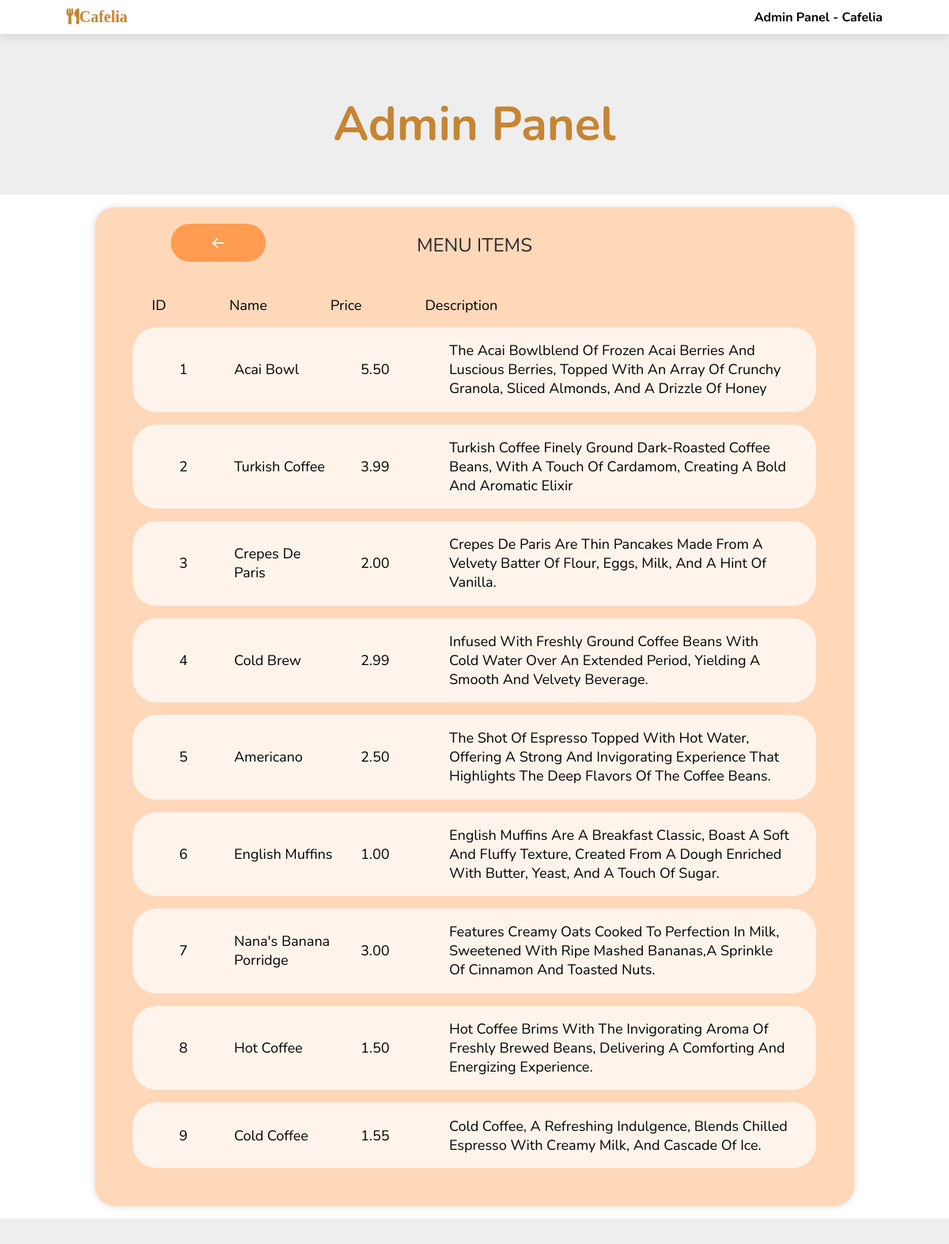
Screenshot of /view-menu.php with the database file from the repository.
### tables this page shows
CREATE TABLE `menu` (
  `itemID` int(11) NOT NULL,
  `itemName` varchar(30) NOT NULL,
  `image` varchar(50) NOT NULL,
  `price` float(5,2) NOT NULL,
  `description` varchar(300) NOT NULL
);

### src/view-menu.php (the view, shortened to what this page needs)
<!DOCTYPE html>
<html lang="en">
<head>
    <link rel="stylesheet" href="https://unpkg.com/swiper/swiper-bundle.min.css" />
	<link href="https://unpkg.com/boxicons@2.1.4/css/boxicons.min.css" rel="stylesheet">
    <link rel="stylesheet" href="https://cdnjs.cloudflare.com/ajax/libs/font-awesome/5.15.3/css/all.min.css">
    <link rel="stylesheet" href="css/style.css">
    <?php
        include 'connection.php';
        $sql = "SELECT itemID, itemName, price, description FROM menu ORDER BY itemID";
        $result = mysqli_query($conn, $sql);
    ?>
</head>
<body>
<header>
    <a href="" class="logo"><i class="fas fa-utensils">Cafelia</i></a>
    <h1>Admin Panel - Cafelia</h1>
</header>
<section class="top">
    <div class="back-btn">
        <a href="admin-panel.php"><i class='bx bx-arrow-back'></i></a>
    </div>
    <div class="login-heading">
        <h2><span>Admin Panel</span></h2>
    </div>
</section>
<section class="info">
    <div class="outer">
    <div class="heading-text">
                Menu Items
            </div>
            <div class="item-heading">
                <p>ID</p>
                <p>Name</p>
                <p>Price</p>
                <p>Description</p>
            </div>
            <?php
                while ($row = mysqli_fetch_assoc($result)) {
            ?>
            <div class="item">
                <div class="itemID emp-details"><?php echo $row['itemID']?></div>
                <div class="itemName emp-details"><?php echo $row['itemName']?></div>
                <div class="price emp-details"><?php echo $row['price']?></div>
                <div class="description emp-details"><?php echo $row['description']?></div>
            </div>
            <?php
                }
            ?>
    </div>
</section>
<section class="bottom"></section>
</body>
</html>

### src/css/style.css (style rules this page uses)
:root { --brown:#c58532; --black:#292929; --light-color:#666; --box-shadow:0 .5rem 1.5rem rgba(0, 0, 0, 0.1); }
* { font-family: 'Nunito', sans-serif; margin:0; padding:0; box-sizing: border-box; text-decoration: none; outline: none; border:none; text-transform: capitalize; transition: all .2s linear; }
html { font-size: 62.5%; overflow-x: hidden; scroll-padding-top: 5.5rem; scroll-behavior: smooth; }
section { padding:2rem 10%; padding-right: 10% }
section:nth-child(even) { background:#eee; }
header { position: fixed; top:0; left: 0; right:0; background: #fff; padding:1rem 7%; display: flex; align-items: center; justify-content: space-between; z-index: 900; box-shadow: var(--box-shadow); }
header .logo { color:var(--black); font-size: 2.5rem; font-weight: bolder; }
header .logo i { color:var(--brown); }
.top { display: flex; justify-content: center; align-items: center; }
.top .login-heading { text-align: center; color:var(--black); font-size: 5rem; padding-bottom: 4rem; text-transform: uppercase; padding-top: 100px; }
.top .login-heading span { color:var(--brown); }
.back-btn { width: 15rem; height: 6rem; display: flex; justify-content: center; align-items: center; position: absolute; left: 18%; top: 18%; }
.back-btn a { width: 100%; height: 100%; display: flex; justify-content: center; align-items: center; border-radius: 25px; font-size: 20px; font-weight: 700; color: #fff; background-color: #ff8121ad; }
.info { display: flex; align-items: center; justify-content: center; }
.info .outer { display: flex; flex-direction: column; align-items: center; min-height: 60rem; width: 150rem; background-color: #ff81214f; border-radius: 25px; box-shadow: #00000023 0px 0px 10px 0px; gap: 2rem; padding-bottom: 5%; }
.info .outer .item { background-color: #ffffffb7; display: flex; flex-direction: row; width: 90%; height: 20%; border-radius: 30px; }
.info .outer .heading-text { text-align: center; color:var(--black); font-size: 3rem; padding-bottom: 4rem; padding-top: 4rem; text-transform: uppercase; }
.info .outer .item-heading { width: 60%; margin-right: 30rem; display: flex; flex-direction: row; justify-content: flex-start; align-items: flex-start; gap: 10rem; font-size: large; }
.info .outer .item .emp-details { width: 16rem; display: flex; flex-direction: row; justify-content: center; align-items: center; font-size: large; padding-top: 2%; padding-bottom: 2%; }
.info .outer .item .itemName { justify-content: start; }
.info .outer .item .price { justify-content: start; padding-left: 4rem; }
.info .outer .item .description { width: 50%; margin-left: 2rem; }
@media (min-width:450px) { html { font-size: 50%; } }

### rows the page displays
menu: itemID "1", itemName "Acai Bowl", price "5.50", description "The Acai Bowlblend Of Frozen Acai Berries And Luscious Berries, Topped With An Array Of Crunchy Granola, Sliced Almonds, And A Drizzle Of Honey"
menu: itemID "2", itemName "Turkish Coffee", price "3.99", description "Turkish Coffee Finely Ground Dark-Roasted Coffee Beans, With A Touch Of Cardamom, Creating A Bold And Aromatic Elixir"
menu: itemID "3", itemName "Crepes De Paris", price "2.00", description "Crepes De Paris Are Thin Pancakes Made From A Velvety Batter Of Flour, Eggs, Milk, And A Hint Of Vanilla."
menu: itemID "4", itemName "Cold Brew", price "2.99", description "Infused With Freshly Ground Coffee Beans With Cold Water Over An Extended Period, Yielding A Smooth And Velvety Beverage."
menu: itemID "5", itemName "Americano", price "2.50", description "The Shot Of Espresso Topped With Hot Water, Offering A Strong And Invigorating Experience That Highlights The Deep Flavors Of The Coffee Beans."
menu: itemID "6", itemName "English Muffins", price "1.00", description "English Muffins Are A Breakfast Classic, Boast A Soft And Fluffy Texture, Created From A Dough Enriched With Butter, Yeast, And A Touch Of Sugar."
menu: itemID "7", itemName "Nana's Banana Porridge", price "3.00", description "Features Creamy Oats Cooked To Perfection In Milk, Sweetened With Ripe Mashed Bananas,a Sprinkle Of Cinnamon And Toasted Nuts."
menu: itemID "8", itemName "Hot Coffee", price "1.50", description "Hot Coffee Brims With The Invigorating Aroma Of Freshly Brewed Beans, Delivering A Comforting And Energizing Experience."
menu: itemID "9", itemName "Cold Coffee", price "1.55", description "Cold Coffee, A Refreshing Indulgence, Blends Chilled Espresso With Creamy Milk, And Cascade Of Ice."
